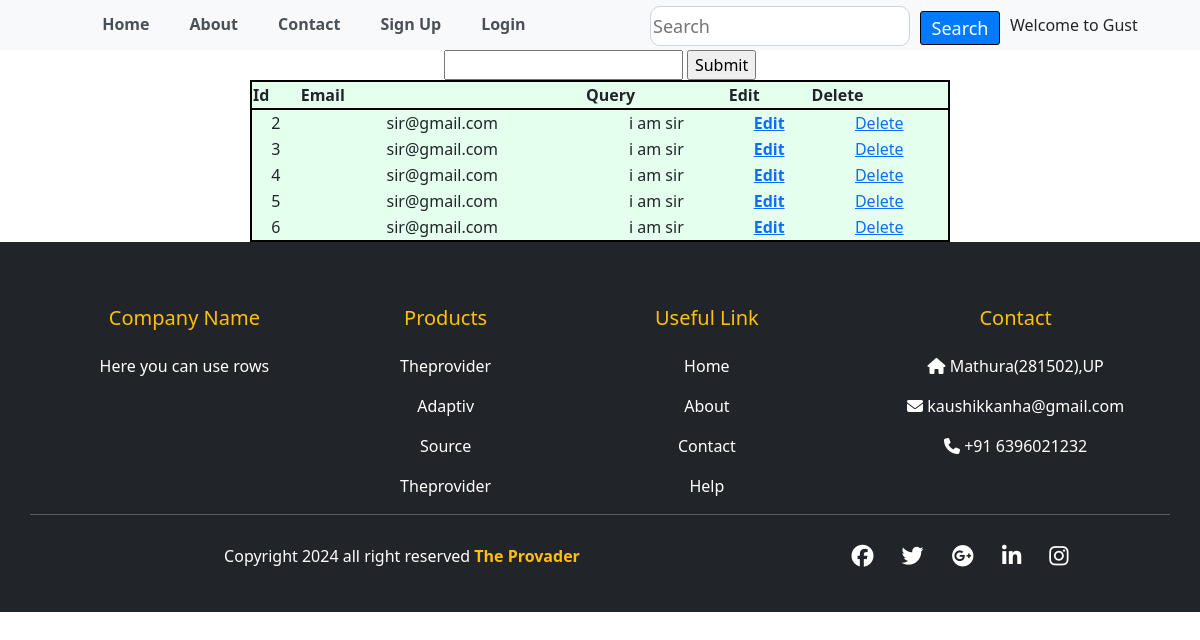
Page /showdata/sir@gmail.com on the committed database.
### app/models.py (models this page shows)
class QueryStore(models.Model):
    Query=models.CharField(max_length=200)
    Email=models.EmailField()

### app/views.py (the view)
# urls.py: path('showdata/<str:pk>',showdata,name='showdata'),
def showdata(request,pk):
    Qdata=QueryStore.objects.filter(Email=pk)
    data = DataStore.objects.get(Email=pk)
    First_Name = data.First_Name
    Email = data.Email
    Contact = data.Contact
    City=data.City
    user={
        'fname':First_Name,
        'email':Email,
        'contact':Contact,
        'city':City}
    return render(request,'app/table.html',{'key1':Qdata,"user":user})

### app/templates/app/table.html (shortened to what this page needs)
{% extends 'app/base.html' %}
{% load static %}
{% block content %}
<center>
  <form action="{% url 'search' var=user.email %}" method="post">
    <input type="search" name="search" >
    <input type="submit"name="button">
  </form>
<table align="center" width="700px" style="border: 2px solid black;">
    <thead style="background-color: #E4FFEE; border: 2px solid black;">
        <tr style="background-color: #E4FFEE; border: 2 px solid black;">
            <th>Id</th>
          <th>Email</th>
          <th>Query</th>
          <th>Edit</th>
          <th>Delete</th>
        </tr>
      </thead>
      <tbody style="background-color: #E4FFEE; border: 2 px solid black;">
          {% for i in key1 %}
          <tr align="center">
            <td>{{i.id}}</td>
              <td>{{i.Email}}</td>
                <td>{{i.Query}}</td>
                <th><a href="{% url 'edit' pk=i.id %}">Edit</a></th>
                 <td><a href="{% url 'delete' pk=i.id %}">Delete</a></td>
          </tr>
          {% endfor %}
      </tbody>
  </table>
  </center>
  {% endblock%}

### app/templates/app/base.html
{% include 'app/hader.html' %}
{% block content %}
{% endblock %}
{% include 'app/footer.html' %}

### app/templates/app/hader.html (shortened to what this page needs)
<!DOCTYPE html>
<html lang="en">
<head>
</head>
<body>
<nav>
  <div style="display: flex;">
  <a href="{% url 'home'%}" style="font-size: 16px;">Home</a>
  <a href="{% url 'about'%}"style="font-size: 16px;">About</a>
  <a href="{% url 'contact'%}"style="font-size: 16px;">Contact</a>
  <a href="{% url 'register'%}"style="font-size: 16px;">Sign Up</a>
  {% if data%}
  <a href="{% url 'login'%}"style="font-size: 16px;">Logout</a>
  {% else %}
  <a href="{% url 'login'%}"style="font-size: 16px;">Login</a>
  {% endif %}
  </div>
  <div class="search-container">
    <input type="text" class="search-input" placeholder="Search" style="font-size: 18px;">
    <button class="search-button"style="font-size: 18px;">Search</button>
    <h6 style="margin-left: 10px;margin-top: 10px;">{{data | default:'Welcome to Gust'}}</h6>
  </div>
  </nav>
</body>
</html>

### app/templates/app/footer.html (shortened to what this page needs)
<!DOCTYPE html>
{% load static %}
<html lang="en">
<head>
  <link href="https://cdn.jsdelivr.net/npm/bootstrap@5.0.2/dist/css/bootstrap.min.css" rel="stylesheet">
  <link rel="stylesheet" href="https://cdnjs.cloudflare.com/ajax/libs/font-awesome/6.5.1/css/all.min.css" />
</head>
<body>
        <footer class="bg-dark text-white pt-5 pb-4">
       <div class="container text-center text-md-left">
        <div class="row text-center text-md-left">
            <div class="col-md-3 col-lg-3 col-xl-3 mx-auto mt-3">
                <h5 class="mb-4 font-weight-bold text-warning">Company Name</h5>
                <p>Here you can use rows</p>
            </div>
            <div class="col-md-2 col-lg-2 col-xl-2 mx-auto mt-3">
                <h5 class="mb-4 font-weight-bold text-warning">Products</h5>
                <p><a href="" class="text-white" style="text-decoration: none;">Theprovider</a></p>
                <p><a href="" class="text-white" style="text-decoration: none;">Adaptiv</a></p>
                <p><a href="" class="text-white" style="text-decoration: none;">Source</a></p>
                <p><a href="" class="text-white" style="text-decoration: none;">Theprovider</a></p>
            </div>
            <div class="col-md-3 col-lg-3 col-xl-3 mx-auto mt-3">
              <h5 class="mb-4 font-weight-bold text-warning">Useful Link</h5>
              <p><a href="{% url 'home' %}" class="text-white" style="text-decoration: none;">Home</a></p>
                <p><a href="{% url 'about' %}" class="text-white" style="text-decoration: none;">About</a></p>
                <p><a href="{% url 'contact' %}" class="text-white" style="text-decoration: none;">Contact</a></p>
                <p><a href="{% url 'about' %}" class="text-white" style="text-decoration: none;">Help</a></p>
            </div>
            <div class="col-md-4 col-lg-3 col-xl-3 mx-auto mt-3">
                <h5 class="mb-4 font-weight-bold text-warning">Contact</h5>
                <p>
                    <i class="fas fa-home mr-3"></i> Mathura(281502),UP
                </p>
                  <p>
                    <i class="fas fa-envelope mr-3"></i>  kaushikkanha@gmail.com
                </p>
                  <p>
                    <i class="fas fa-phone mr-3"></i> +91 6396021232
                </p>
                </div>
              <hr class="mb-4">
              <div class="row align-items-center">
                <div class="col-md-7 col-lg-8">
                    <p>Copyright 2024 all right reserved
                    <a href=""style="text-decoration:none">
                      <strong class="text-warning">The Provader</strong>
                </a></p>
                </div>
          <div class="col-md-5 col-lg-4">
              <div class="text-center text-md-right">
                  <ul class="list-unstyled list-inline">
                <li class="list-inline-item">
                  <a href="" class="btn-floating btn-sm text-white" style="font-size: 22px;"><i class="fab fa-facebook"></i></a>
                </li>
                <li class="list-inline-item">
                  <a href="" class="btn-floating btn-sm text-white" style="font-size: 22px;"><i class="fab fa-twitter"></i></a>
                </li>
                <li class="list-inline-item">
                  <a href="" class="btn-floating btn-sm text-white" style="font-size: 22px;"><i class="fab fa-google-plus"></i></a>
                </li>
                <li class="list-inline-item">
                  <a href="" class="btn-floating btn-sm text-white" style="font-size: 22px;"><i class="fab fa-linkedin-in"></i></a>
                </li>
                <li class="list-inline-item">
                  <a href="" class="btn-floating btn-sm text-white" style="font-size: 22px;"><i class="fab fa-instagram"></i></a>
                </li>
                  </ul>
              </div>
          </div>
            </div>
        </div>
       </div>
    </footer>
  </body>
  </html>

### app/templates/app/hader.html (style rules this page uses)
body { margin: 0; padding: 0; }
nav { background-color: #f8f9fa; display: flex; justify-content: space-around; height: 50px; }
nav a { text-decoration: none; color: #495057; margin-left: 40px; margin-top:12px; font-weight: bold; }
.search-container { display: flex; margin-top: 6px; }
.search-input { border: 1px solid #ced4da; border-radius: 10px; margin-right: 10px; width: 260px; height: 40px; }
.search-button { background-color: #007bff; color: #fff; border: 1px solid black; border-radius: 3px; cursor: pointer; margin: 5px 0px 5px 0px; width: 80px; }

### rows in the picture
QueryStore: id "2", Email "sir@gmail.com", Query "i am sir"
QueryStore: id "3", Email "sir@gmail.com", Query "i am sir"
QueryStore: id "4", Email "sir@gmail.com", Query "i am sir"
QueryStore: id "5", Email "sir@gmail.com", Query "i am sir"
QueryStore: id "6", Email "sir@gmail.com", Query "i am sir"

### other values in the picture
{{ data | default:'Welcome to Gust' }} "Welcome to Gust"
